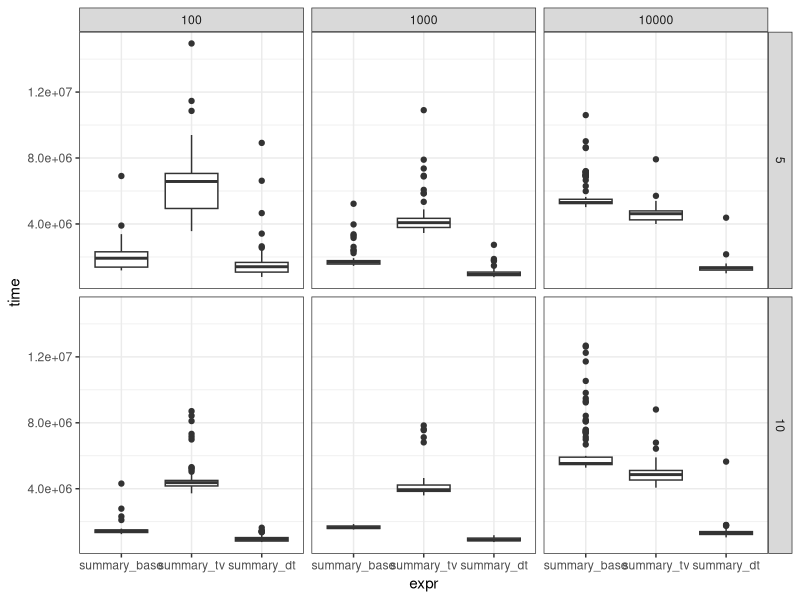
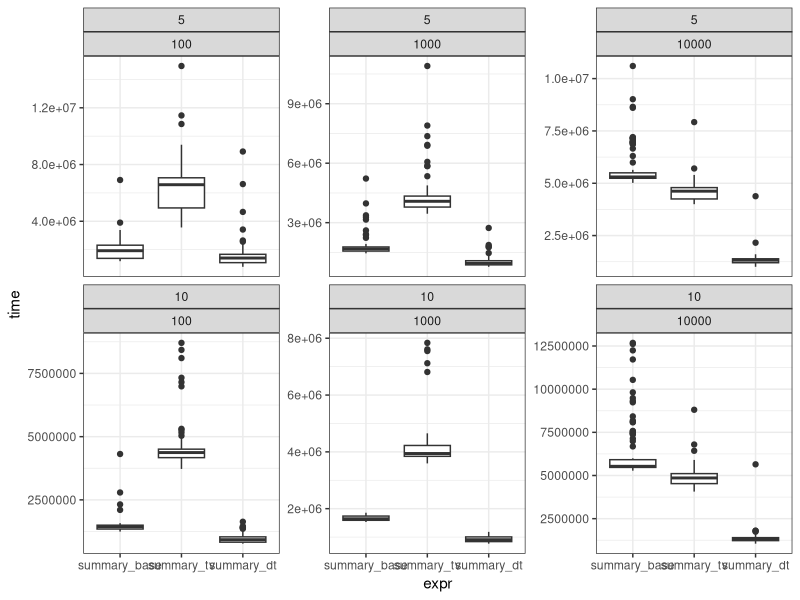
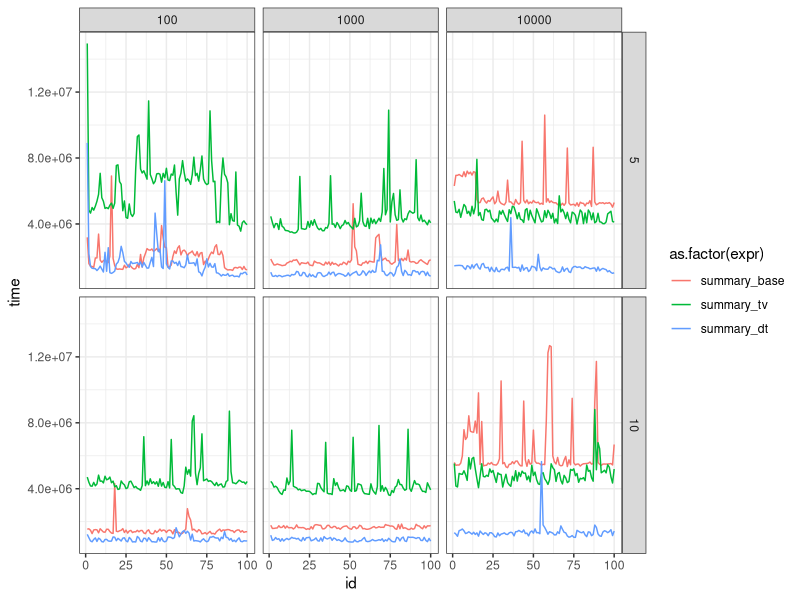
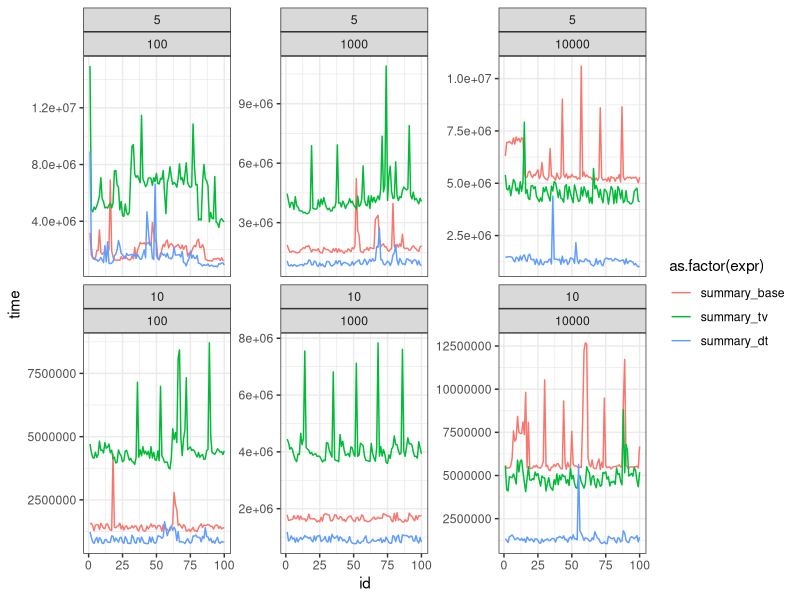

Reproduce these figures in R, in order.
library(microbenchmark)
library(tibble)
library(dplyr)
library(data.table)

options(dplyr.summarise.inform = F)

get_times = function(N, G, t = 100L){
  groups = sample(1:G, N, replace = TRUE)
  variable_1 = runif(N)
  variable_2 = rnorm(N)
  variable_3 = rt(N, df = 10)
  
  d_base = data.frame(X = groups, Y = variable_1, W = variable_2, Z = variable_3)
  d_tv = tibble(X = groups, Y = variable_1, W = variable_2, Z = variable_3)
  d_dt = data.table(X = groups, Y = variable_1, W = variable_2, Z = variable_3)
  
  m = microbenchmark(
    summary_base = aggregate(list(meanY = d_base$Y, 
                                  meanW = d_base$W, 
                                  meanZ = d_base$Z), 
                             by = list(X = d_base$X), 
                             FUN = mean),
    summary_tv = group_by(d_tv, X) %>% 
      summarise(meanY = mean(Y),
                meanW = mean(W),
                meanZ = mean(Z)),
    summary_dt = d_dt[, .(meanY = mean(Y),
                          meanW = mean(W),
                          meanZ = mean(Z)), 
                      by = X],
    times = t
  )
  cbind(m, data.frame(N = N, G = G))
}


times = rbind(get_times(100, 5),
              get_times(1000, 5),
              get_times(10000, 5),
              get_times(100, 10),
              get_times(1000, 10),
              get_times(10000, 10))
times = as.data.table(times)

library(ggplot2)
windows()
ggplot(times, aes(x = expr, y = time)) +
  geom_boxplot() +
  facet_grid(G ~ N) + 
  theme_bw()

windows()
ggplot(times, aes(x = expr, y = time)) +
  geom_boxplot() +
  facet_wrap(G ~ N, scales = "free_y") + 
  theme_bw()

times[, id := 1:(.N), by = .(N, G, expr)]
windows()
ggplot(times, aes(x = id, y = time, color = as.factor(expr))) +
  geom_line() +
  facet_grid(G ~ N) + 
  theme_bw()

windows()
ggplot(times, aes(x = id, y = time, color = as.factor(expr))) +
  geom_line() +
  facet_wrap(G ~ N, scales = "free_y") + 
  theme_bw()

